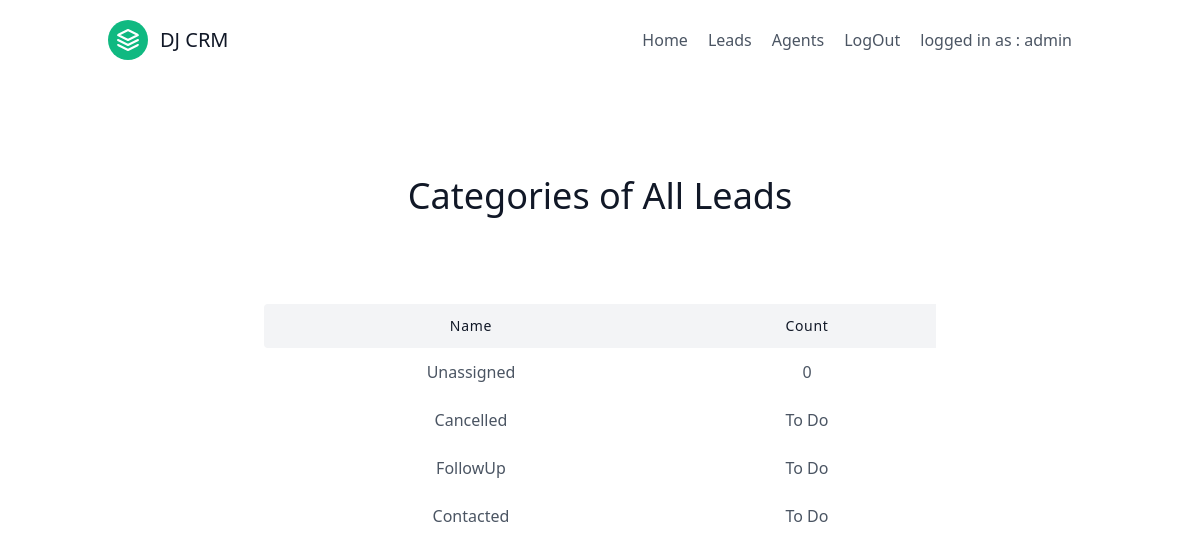
/leads/category/ (signed in), run on the app's committed database.
### leads/models.py (models this page shows, shortened)
class User(AbstractUser):
    is_orgnaizer = models.BooleanField(default=False , null=True )
    is_agent = models.BooleanField(default=False , null=True )

class Category(models.Model):
    name = models.CharField( max_length=30)
    organization = models.ForeignKey ("UserProfile", on_delete=models.CASCADE)

### leads/views.py (the view)
# urls.py: path('category/', views.CategoryListView.as_view() , name = 'category_list'),
class CategoryListView(LoginRequiredMixin,ListView):
    template_name = 'category/category_list.html'
    context_object_name= 'category_list'
    def get_queryset(self):
        user = self.request.user
        if user.is_orgnaizer:
            queryset = Category.objects.filter(organization=user.userprofile)
        else:
            queryset = Category.objects.filter(organization=user.agent.organization)
        return queryset
    def get_context_data(self, **kwargs):
        context = super(CategoryListView, self).get_context_data(**kwargs)
        user = self.request.user
        if user.is_orgnaizer:
            queryset = Lead.objects.filter(organization=user.userprofile , category__isnull=True).count()
            context.update({
                'unassigned_category_count':queryset,
            })
            return context

### leads/templates/category/category_list.html
{% extends "base.html" %}
    {% block content %}
        <section class="text-gray-600 body-font " >
            <div class="container px-5 py-24 mx-auto">
              <div class="flex flex-col text-center w-full mb-20">
                <h1 class="sm:text-4xl text-3xl font-medium title-font mb-2 text-gray-900">Categories of All Leads</h1>
              </div>
              <div class=" max-w-2xl mx-auto overflow-auto ">
                <table class="table-auto w-full text-left whitespace-no-wrap">
                  <thead class="text-center">
                    <tr>
                      <th class="px-4 py-3 title-font tracking-wider font-medium text-gray-900 text-sm bg-gray-100 rounded-tl rounded-bl">Name</th>
                      <th class="px-4 py-3 title-font tracking-wider font-medium text-gray-900 text-sm bg-gray-100">Count</th>
                    </tr>
                  </thead>
                  <tbody class="text-center">
                    <tr>
                        <td class="px-4 py-3">Unassigned</td>
                        <td class="px-4 py-3">{{unassigned_category_count}}</td>
                     </tr>
                    {% for category in category_list %}
                        <tr>
                            <td class="px-4 py-3">
                                <a href="{% url 'category_detail' category.pk %}" >{{category.name}}</a>
                            </td>
                            <td class="px-4 py-3">To Do</td>
                        </tr>
                    {% endfor %}
                  </tbody>
                </table>
              </div>
            </div>
          </section>
    {% endblock %}

### templates/includes/navebar.html
<header class="text-gray-600 body-font">
    <div class="container mx-auto flex flex-wrap p-5 flex-col md:flex-row items-center">
      <a class="flex title-font font-medium items-center text-gray-900 mb-4 md:mb-0">
        <svg xmlns="http://www.w3.org/2000/svg" fill="none" stroke="currentColor" stroke-linecap="round" stroke-linejoin="round" stroke-width="2" class="w-10 h-10 text-white p-2 bg-green-500 rounded-full" viewBox="0 0 24 24">
          <path d="M12 2L2 7l10 5 10-5-10-5zM2 17l10 5 10-5M2 12l10 5 10-5"></path>
        </svg>
        <span class="ml-3 text-xl">DJ CRM</span>
      </a>
      <nav class="md:ml-auto flex flex-wrap items-center text-base justify-center">
        <a class="mr-5 hover:text-gray-900" href="{% url 'home'%}">Home</a>
        {% if request.user.is_authenticated  %}
        <a class="mr-5 hover:text-gray-900" href="{% url 'lead_list' %}">Leads</a>
        {% if request.user.is_orgnaizer %}
          <a class="mr-5 hover:text-gray-900" href="{% url 'agent_list'%}">Agents</a>
        {% endif %}
          <a class="mr-5 hover:text-gray-900" href = "{% url 'logout'%}">LogOut</a>
          <a class="mr-5 hover:text-gray-900">logged in as : {{request.user.username}}</a>
        {% else %}
          <a class="mr-5 hover:text-gray-900"  href = "{% url 'signup'%}">Signup</a>
          <a class="mr-5 hover:text-gray-900" href = "{% url 'login'%}" >Login</a>
        {% endif %}
      </nav>
    </div>
  </header>

### data on the page
User: user.username "admin"
Category: name "Cancelled"
Category: name "FollowUp"
Category: name "Contacted"

### other printed values
{{ unassigned_category_count }} "0"
